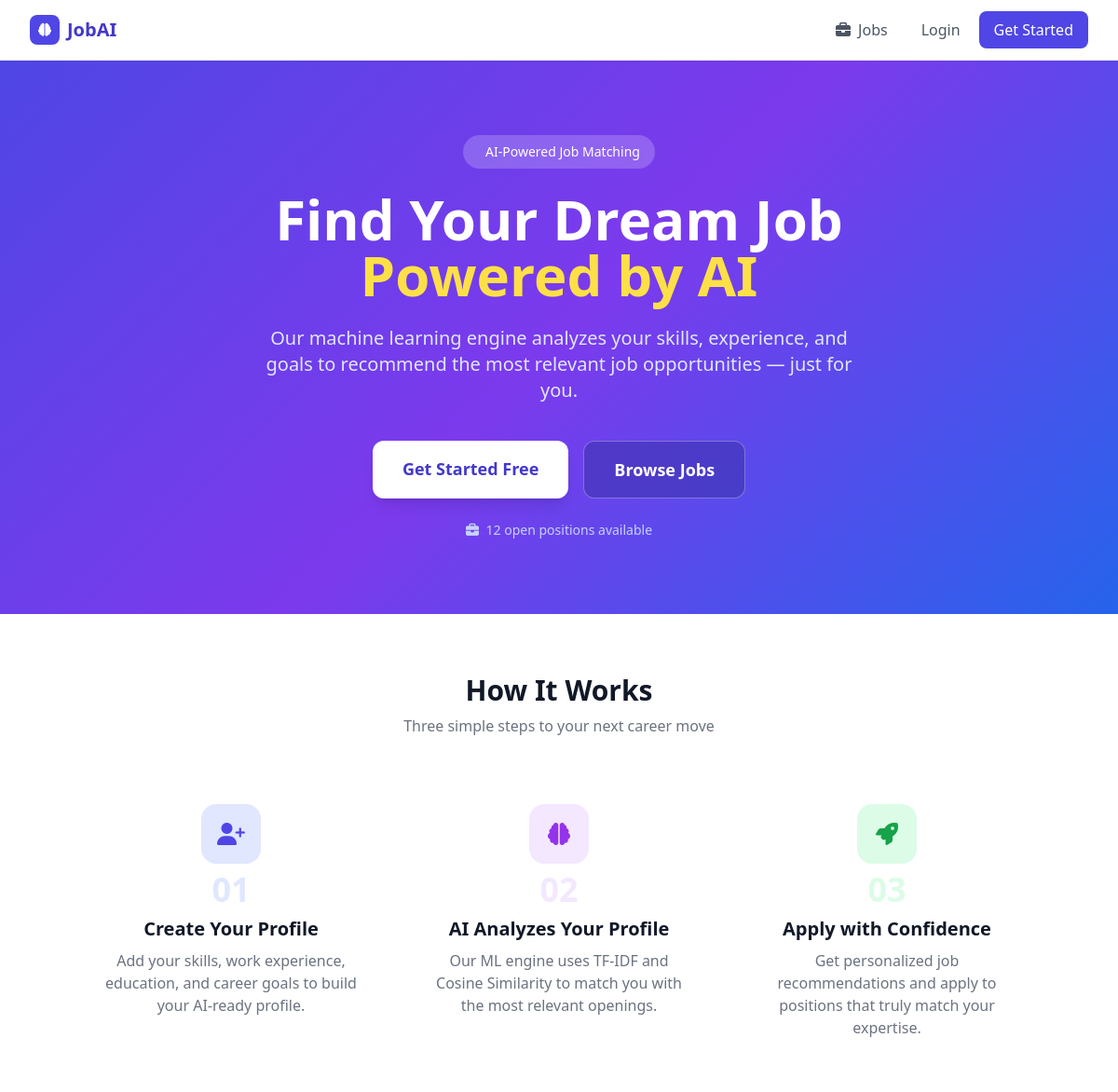
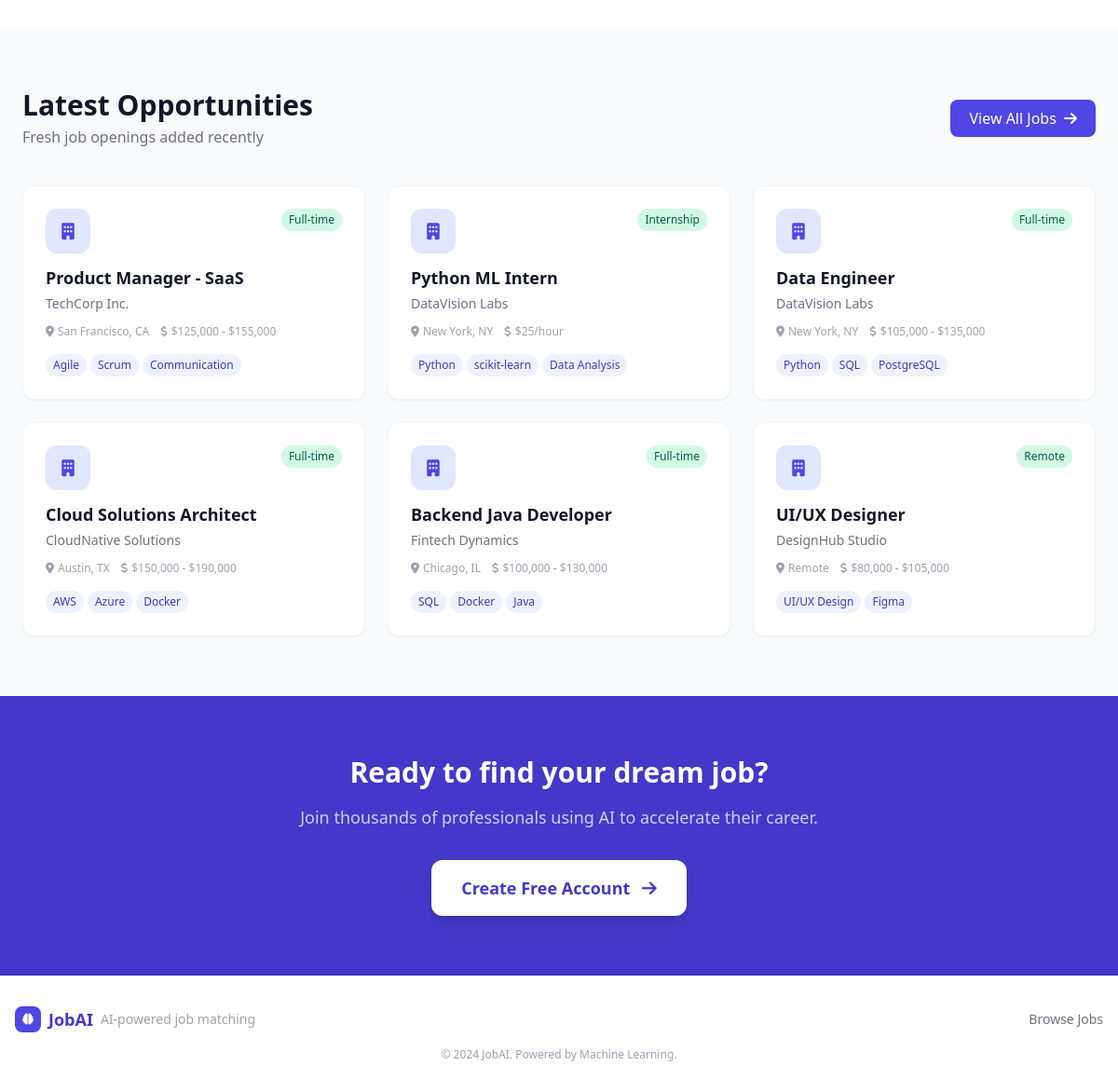
The app's page /, older data (2 pictures, top to bottom).
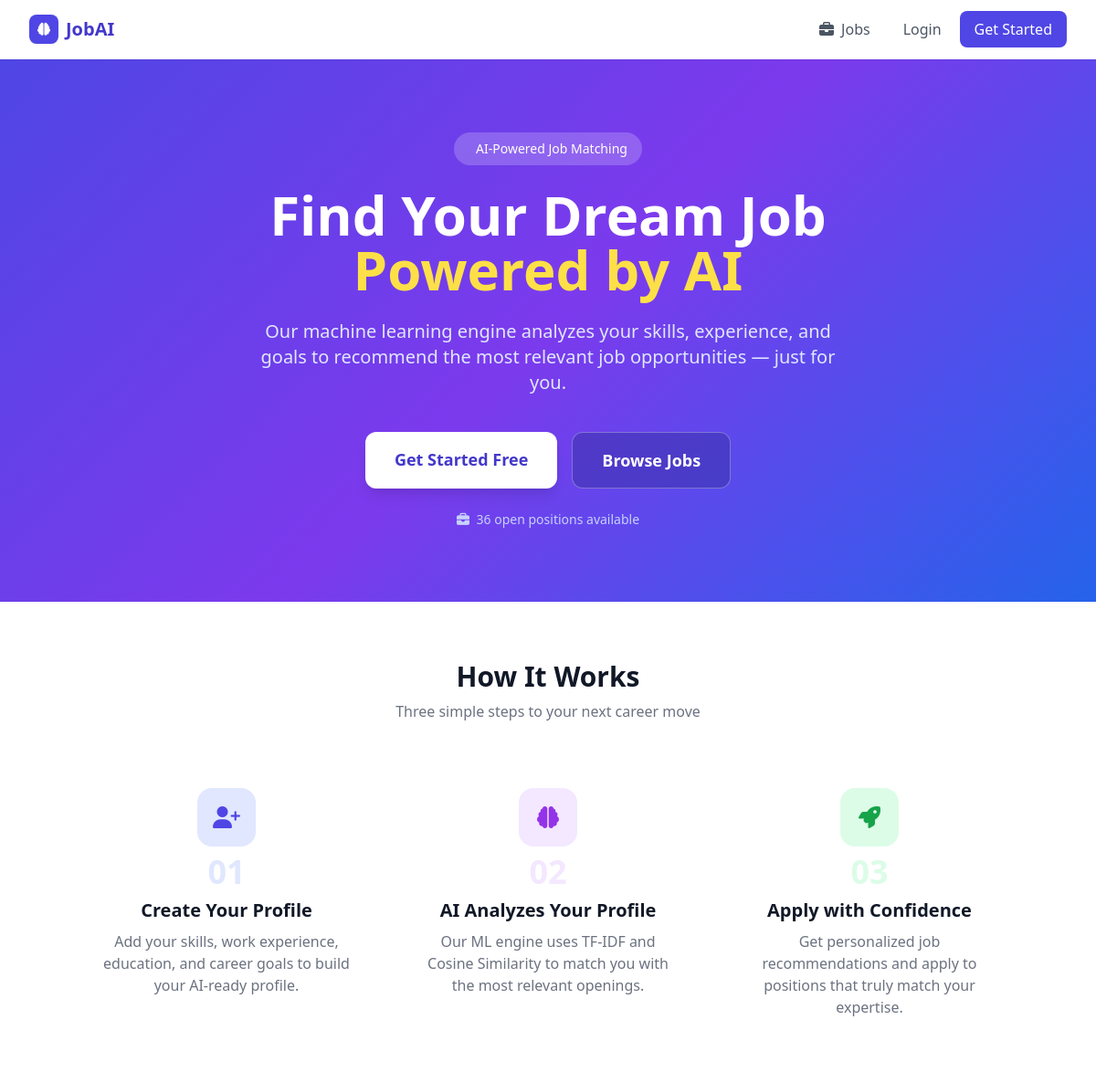
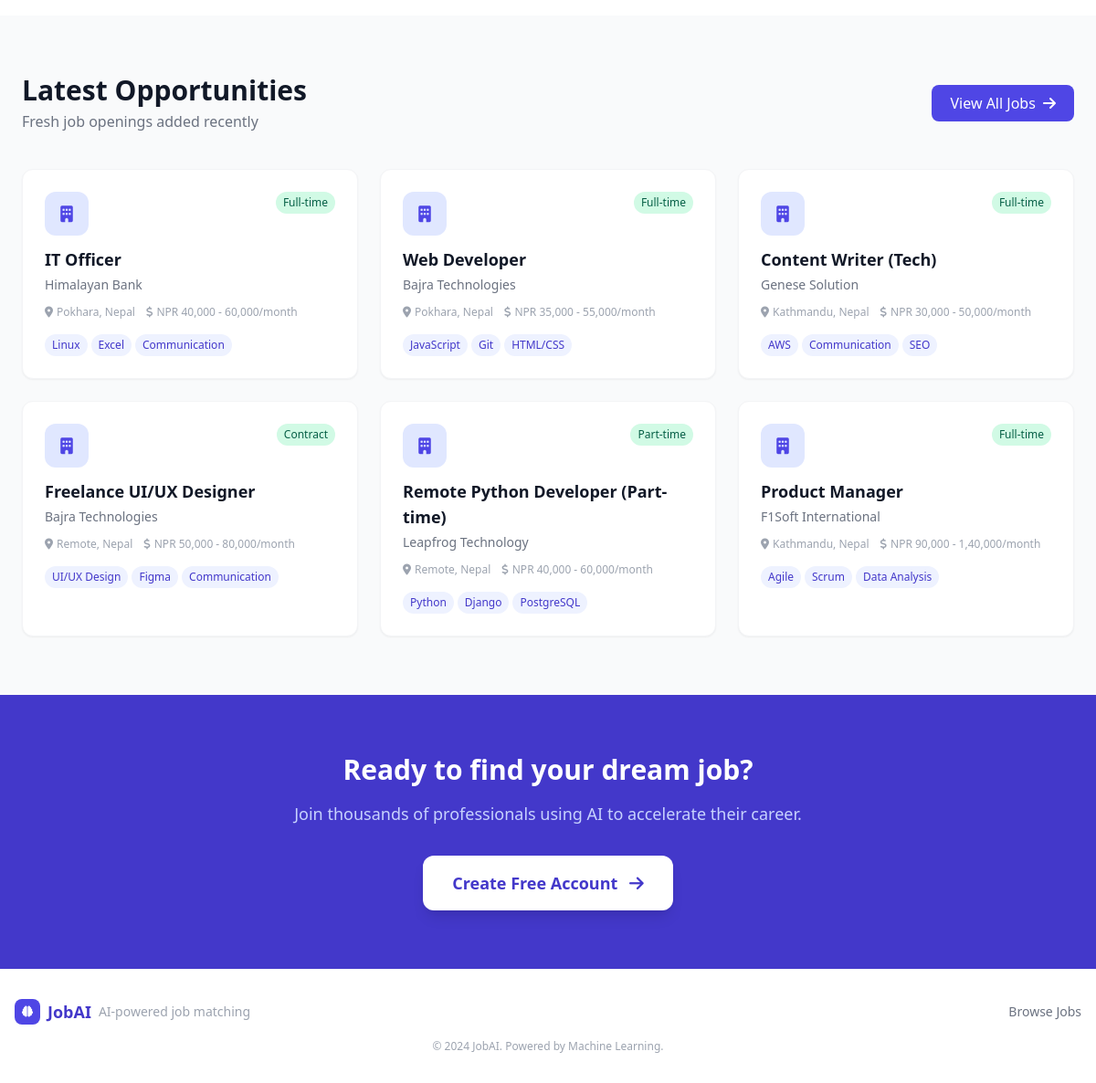
The same page, newer data (2 pictures, top to bottom).
### jobs/models.py (models this page shows, shortened)
class Job(models.Model):
    JOB_TYPE_CHOICES = [
        ('Full-time', 'Full-time'),
        ('Part-time', 'Part-time'),
        ('Remote', 'Remote'),
        ('Contract', 'Contract'),
        ('Internship', 'Internship'),
    ]
    title = models.CharField(max_length=200)
    company = models.ForeignKey(Company, on_delete=models.CASCADE, null=True, blank=True)
    description = models.TextField()
    company_name = models.CharField(max_length=200)
    location = models.CharField(max_length=100)
    salary_range = models.CharField(max_length=50, blank=True)
    job_type = models.CharField(max_length=20, choices=JOB_TYPE_CHOICES, default='Full-time')
    posted_date = models.DateTimeField(auto_now_add=True)
    category = models.ForeignKey(JobCategory, on_delete=models.SET_NULL, null=True, blank=True)
    required_skills = models.ManyToManyField(Skill, blank=True)
    required_experience = models.IntegerField(default=0)
    status = models.CharField(max_length=20, choices=[('Open', 'Open'), ('Closed', 'Closed')], default='Open')
    class Meta:
        ordering = ['-posted_date']

### skill/models.py (models this page shows, shortened)
class Skill(models.Model):
    name = models.CharField(max_length=100, unique=True)
    category = models.CharField(max_length=50) # e.g., 'Programming', 'Soft Skill'
    description = models.TextField(blank=True) # For better TF-IDF matching

### accounts/views.py (the view)
# urls.py: path('', account_views.home, name='home'),
def home(request):
    recent_jobs = Job.objects.filter(status='Open').order_by('-posted_date')[:6]
    total_jobs = Job.objects.filter(status='Open').count()
    return render(request, 'home.html', {'recent_jobs': recent_jobs, 'total_jobs': total_jobs})

### templates/home.html (shortened to what the changed rows need)
{% extends 'base.html' %}
{% block content %}
<section class="gradient-hero text-white py-20 px-4">
    <div class="max-w-5xl mx-auto text-center">
        <div class="inline-flex items-center space-x-2 bg-white bg-opacity-20 rounded-full px-4 py-2 mb-6">
            <span class="text-sm font-medium">AI-Powered Job Matching</span>
        </div>
        <h1 class="text-4xl md:text-6xl font-extrabold mb-6 leading-tight">
            Find Your Dream Job<br>
            <span class="text-yellow-300">Powered by AI</span>
        </h1>
        <p class="text-xl text-indigo-100 mb-10 max-w-2xl mx-auto">
            Our machine learning engine analyzes your skills, experience, and goals to recommend the most relevant job opportunities — just for you.
        </p>
        <div class="flex flex-col sm:flex-row gap-4 justify-center">
            {% if user.is_authenticated %}
            <a href="{% url 'recommendations' %}" class="px-8 py-4 bg-white text-indigo-700 font-bold rounded-xl hover:bg-indigo-50 transition shadow-lg text-lg">
                <i class="fas fa-magic mr-2"></i> See My AI Picks
            </a>
            <a href="{% url 'job_list' %}" class="px-8 py-4 bg-indigo-800 bg-opacity-50 text-white font-bold rounded-xl hover:bg-opacity-70 transition border border-white border-opacity-30 text-lg">
                Browse All Jobs
            </a>
            {% else %}
            <a href="{% url 'register' %}" class="px-8 py-4 bg-white text-indigo-700 font-bold rounded-xl hover:bg-indigo-50 transition shadow-lg text-lg">
            </a>
            <a href="{% url 'job_list' %}" class="px-8 py-4 bg-indigo-800 bg-opacity-50 text-white font-bold rounded-xl hover:bg-opacity-70 transition border border-white border-opacity-30 text-lg">
            </a>
            {% endif %}
        </div>
        <p class="mt-6 text-indigo-200 text-sm"><i class="fas fa-briefcase mr-1"></i> {{ total_jobs }} open positions available</p>
    </div>
</section>
<section class="py-16 px-4 bg-white">
    <div class="max-w-5xl mx-auto">
        <h2 class="text-3xl font-bold text-center text-gray-900 mb-2">How It Works</h2>
    </div>
</section>
<section class="py-16 px-4 bg-gray-50">
    <div class="max-w-6xl mx-auto">
        <div class="flex justify-between items-center mb-10">
            <div>
                <h2 class="text-3xl font-bold text-gray-900">Latest Opportunities</h2>
            </div>
        </div>
        <div class="grid grid-cols-1 md:grid-cols-2 lg:grid-cols-3 gap-6">
            {% for job in recent_jobs %}
            <a href="{% url 'job_detail' job.id %}" class="bg-white rounded-xl shadow-sm border border-gray-100 p-6 card-hover block">
                <div class="flex justify-between items-start mb-3">
                    <div class="w-12 h-12 bg-indigo-100 rounded-xl flex items-center justify-center">
                        <i class="fas fa-building text-indigo-600 text-lg"></i>
                    </div>
                    <span class="text-xs px-2 py-1 rounded-full badge-green font-medium">{{ job.job_type }}</span>
                </div>
                <h3 class="font-bold text-gray-900 text-lg mb-1">{{ job.title }}</h3>
                <p class="text-gray-500 text-sm mb-3">{{ job.company_name }}</p>
                <div class="flex items-center gap-3 text-xs text-gray-400 mb-4">
                    <span><i class="fas fa-map-marker-alt mr-1"></i>{{ job.location }}</span>
                    {% if job.salary_range %}<span><i class="fas fa-dollar-sign mr-1"></i>{{ job.salary_range }}</span>{% endif %}
                </div>
                {% if job.required_skills.all %}
                <div class="flex flex-wrap gap-1">
                    {% for skill in job.required_skills.all|slice:":3" %}
                    <span class="text-xs px-2 py-1 bg-indigo-50 text-indigo-700 rounded-full">{{ skill.name }}</span>
                    {% endfor %}
                </div>
                {% endif %}
            </a>
            {% empty %}
            <div class="col-span-3 text-center py-12 text-gray-400">
                <i class="fas fa-briefcase text-4xl mb-3"></i>
                <p>No jobs posted yet. Check back soon!</p>
            </div>
            {% endfor %}
        </div>
    </div>
</section>
{% if not user.is_authenticated %}
<section class="py-16 px-4 bg-indigo-700 text-white">
    <div class="max-w-4xl mx-auto text-center">
        <h2 class="text-3xl font-bold mb-4">Ready to find your dream job?</h2>
    </div>
</section>
{% endif %}
{% endblock %}

Row changes from the older to the newer data that the page shows:
removed Job: job_type "Full-time", title "Product Manager - SaaS", company_name "TechCorp Inc.", location "San Francisco, CA", salary_range "$125,000 - $155,000", Skill (name "Agile"), Skill (name "Scrum"), Skill (name "Communication")
removed Job: job_type "Internship", title "Python ML Intern", company_name "DataVision Labs", location "New York, NY", salary_range "$25/hour", Skill (name "Python"), Skill (name "Data Analysis")
no longer on this page (row unchanged): Skill: name "scikit-learn", shown under "Internship"
removed Job: job_type "Full-time", title "Data Engineer", company_name "DataVision Labs", location "New York, NY", salary_range "$105,000 - $135,000", Skill (name "Python"), Skill (name "PostgreSQL")
no longer on this page (row unchanged): Skill: name "SQL"
removed Job: job_type "Full-time", title "Cloud Solutions Architect", company_name "CloudNative Solutions", location "Austin, TX", salary_range "$150,000 - $190,000", Skill (name "AWS")
no longer on this page (row unchanged): Skill: name "Azure", shown under "Full-time"
no longer on this page (row unchanged): Skill: name "Docker"
removed Job: job_type "Full-time", title "Backend Java Developer", company_name "Fintech Dynamics", location "Chicago, IL", salary_range "$100,000 - $130,000"
no longer on this page (row unchanged): Skill: name "Java", shown under "Full-time"
removed Job: job_type "Remote", title "UI/UX Designer", company_name "DesignHub Studio", location "Remote", salary_range "$80,000 - $105,000", Skill (name "UI/UX Design"), Skill (name "Figma")
added Job: job_type "Full-time", title "IT Officer", company_name "Himalayan Bank", location "Pokhara, Nepal", salary_range "NPR 40,000 - 60,000/month", Skill (name "Communication")
now on this page (row unchanged): Skill: name "Linux", shown under "Full-time"
now on this page (row unchanged): Skill: name "Excel", shown under "Full-time"
added Job: job_type "Full-time", title "Web Developer", company_name "Bajra Technologies", location "Pokhara, Nepal", salary_range "NPR 35,000 - 55,000/month"
now on this page (row unchanged): Skill: name "JavaScript", shown under "Full-time"
now on this page (row unchanged): Skill: name "Git", shown under "Full-time"
now on this page (row unchanged): Skill: name "HTML/CSS", shown under "Full-time"
added Job: job_type "Full-time", title "Content Writer (Tech)", company_name "Genese Solution", location "Kathmandu, Nepal", salary_range "NPR 30,000 - 50,000/month", Skill (name "AWS"), Skill (name "Communication")
added Skill: name "SEO", shown under "Full-time"
added Job: job_type "Contract", title "Freelance UI/UX Designer", company_name "Bajra Technologies", location "Remote, Nepal", salary_range "NPR 50,000 - 80,000/month", Skill (name "UI/UX Design"), Skill (name "Figma"), Skill (name "Communication")
added Job: job_type "Part-time", title "Remote Python Developer (Part-time)", company_name "Leapfrog Technology", location "Remote, Nepal", salary_range "NPR 40,000 - 60,000/month", Skill (name "Python"), Skill (name "PostgreSQL")
now on this page (row unchanged): Skill: name "Django", shown under "Part-time"
added Job: job_type "Full-time", title "Product Manager", company_name "F1Soft International", location "Kathmandu, Nepal", salary_range "NPR 90,000 - 1,40,000/month", Skill (name "Agile"), Skill (name "Scrum"), Skill (name "Data Analysis")
Text that changed along with them:
{{ total_jobs }}: "12" → "36"
